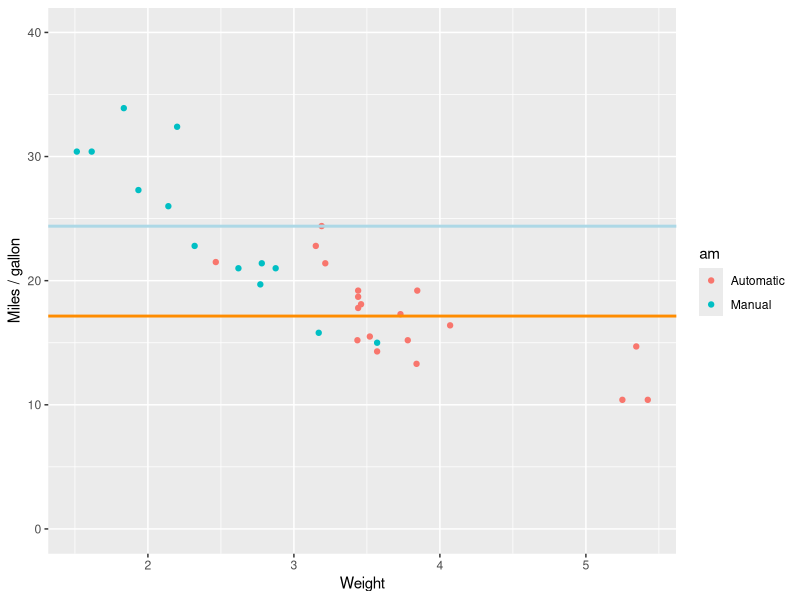
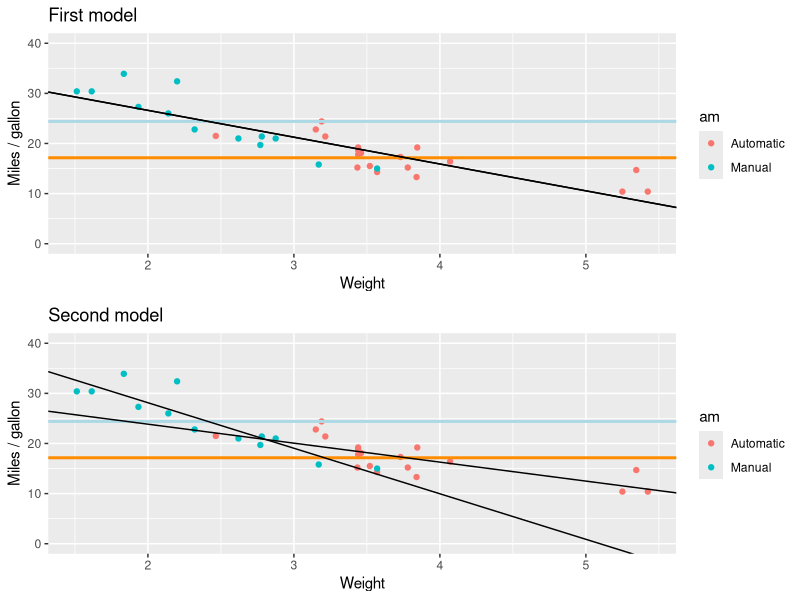
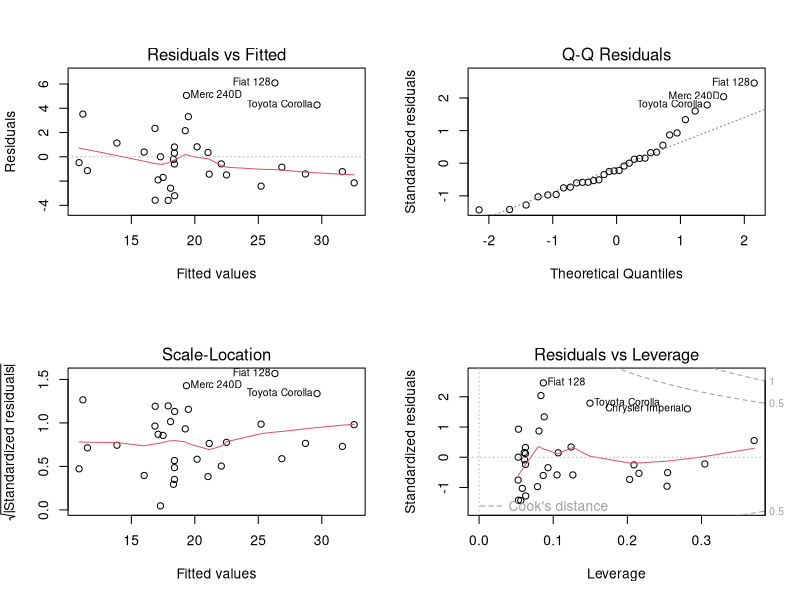

Recreate these plots in R, in order.
## ---- chunk 1
library(ggplot2)
library(grid)
library(dplyr)
## ---- chunk 2
summary(lm(mpg ~ factor(am) - 1, data = mtcars))$coef
## ---- chunk 3
summary(lm(mpg ~ factor(am), data = mtcars))$coef
## ---- chunk 4
summary(lm(mpg ~ . , data = mtcars))$coef
## ---- chunk 5
mtcars$am <- factor(mtcars$am)
levels(mtcars$am) <- c("Automatic", "Manual")
g = ggplot(data = mtcars, aes(y = mpg, x = wt))
g = g + geom_point(aes(colour=am)) + ylim(0,40)
g = g + xlab("Weight") + ylab("Miles / gallon")
g = g + geom_hline(yintercept = as.numeric(summarise(group_by(mtcars, am), mean(mpg))[1,2]), color = "dark orange", size = 1)
g = g + geom_hline(yintercept = as.numeric(summarise(group_by(mtcars, am), mean(mpg))[2,2]), color = "light blue", size = 1)
g
## ---- chunk 6
fit1 <- lm(mpg ~ wt + am, data = mtcars)
fit2 <- lm(mpg ~ wt * am, data = mtcars)

summary(fit1)$coef
summary(fit2)$coef

## ---- chunk 7
anova(fit1, fit2) 
## ---- chunk 8
m <- hatvalues(fit2)
tail(sort(m),3)

n <- dfbetas(fit2)
tail(sort(n[,4]),3)
## ---- chunk 9
g1 <- g + geom_abline(intercept = fit1$coef[1], slope = fit1$coef[2]) + geom_abline(intercept = fit1$coef[1] + fit1$coef[3], slope = fit1$coef[2]) + ggtitle("First model")
## ---- chunk 10
g2 <- g + geom_abline(intercept = fit2$coef[1], slope = fit2$coef[2]) + geom_abline(intercept = fit2$coef[1] + fit2$coef[3], slope = fit2$coef[2] + fit2$coef[4]) + ggtitle("Second model")
## ---- chunk 11
vplayout <- function(x, y) viewport(layout.pos.row = x, layout.pos.col = y)

grid.newpage()
pushViewport(viewport(layout = grid.layout(2, 1)))

print(g1, vp = vplayout(1,1))
print(g2, vp = vplayout(2,1))
## ---- chunk 12
par(mfrow = c(2, 2))
plot(fit2)
